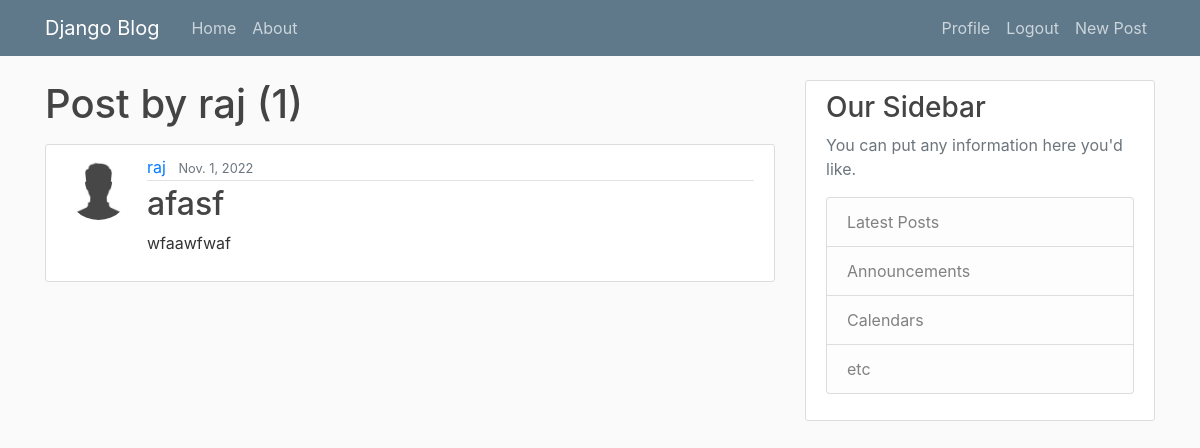
The app's page /user/raj (signed in) with its own data.
### bllog/models.py (models this page shows, shortened)
class Post(models.Model):
    title = models.CharField(max_length=100)
    content = models.TextField()
    date_posted = models.DateField(default= timezone.now)
    author = models.ForeignKey( User,on_delete=models.CASCADE)

### Users/models.py (models this page shows, shortened)
class Profile(models.Model):
    user = models.OneToOneField(User,on_delete=models.CASCADE)
    image = models.ImageField(default='default.jpg',upload_to='profile_pics')

### bllog/views.py (the view)
# urls.py: path('user/<str:username>',UserPostListView.as_view(),name = "user-post")
class UserPostListView(ListView):
    model = Post
    template_name = 'bllog/user_posts.html'
    context_object_name = 'posts'
    ordering = ['-created_at']
    paginate_by = 5
    def get_queryset(self):
        user = get_object_or_404(User,username = self.kwargs.get('username'))
        return Post.objects.filter(author = user).order_by('-date_posted')

### bllog/templates/bllog/user_posts.html (shortened to what this page needs)
{% extends "bllog/base.html" %}
{% block content %}
<h1 class = "mb-3"> Post by {{view.kwargs.username }} ({{ page_obj.paginator.count }})</h1>
{% for post in posts %}
<article class="media content-section">
    <img class="rounded-circle article-img" src="{{ post.author.profile.image.url }}">
    <div class="media-body">
        <div class="article-metadata">
            <a class="mr-2" href="{% url 'user-post' post.author.username %}">{{ post.author }}</a>
            <small class="text-muted">{{ post.date_posted }}</small>
        </div>
        <h2><a class="article-title" href="{% url 'post-detail' post.id%}">{{ post.title }}</a></h2>
        <p class="article-content">{{ post.content }}</p>
    </div>
</article>
{% endfor %}
{% endblock content %}

### bllog/static/bllog/main.css (style rules this page uses)
body { background: #fafafa; color: #333333; margin-top: 5rem; }
h1, h2, h3, h4, h5, h6 { color: #444444; }
.content-section { background: #ffffff; padding: 10px 20px; border: 1px solid #dddddd; border-radius: 3px; margin-bottom: 20px; }
.article-title { color: #444444; }
.article-content { white-space: pre-line; }
.article-img { height: 65px; width: 65px; margin-right: 16px; }
.article-metadata { padding-bottom: 1px; margin-bottom: 4px; border-bottom: 1px solid #e3e3e3 }

### records on screen
Post: author.profile.image (placeholder picture), author "raj", date_posted "Nov. 1, 2022", title "afasf", content "wfaawfwaf"

### other values on screen
{{ view.kwargs.username }} "raj"
{{ page_obj.paginator.count }} "1"
